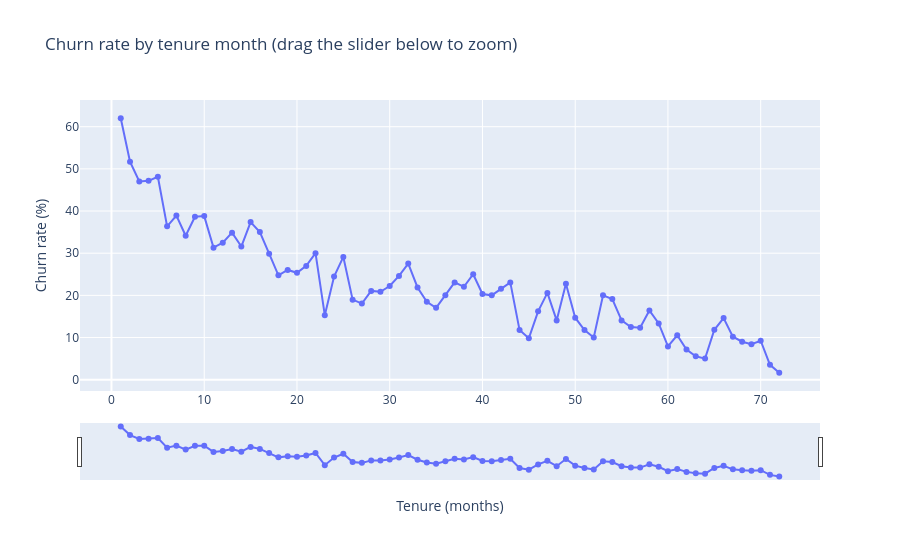

Here is the notebook cell this chart was saved with:
### Markdown cell above
### 15. Interactive line chart with a range slider

### Code cell
fig = px.line(by_tenure, x="tenure", y="churn_rate", markers=True,
              title="Churn rate by tenure month (drag the slider below to zoom)",
              labels={"tenure": "Tenure (months)", "churn_rate": "Churn rate (%)"})
fig.update_xaxes(rangeslider_visible=True)
save_html(fig, "15_line_range_slider")

### Figure 1 — Plotly figure (JSON) as saved in the notebook; plotly's stock layout.template omitted (floating-point values rounded to 4 significant figures)
{"data": [{"hovertemplate": "Tenure (months)=%{x}<br>Churn rate (%)=%{y}<extra></extra>", "legendgroup": "", "line": {"color": "#636efa", "dash": "solid"}, "marker": {"symbol": "circle"}, "mode": "lines+markers", "name": "", "orientation": "v", "showlegend": false, "type": "scatter", "x": [1, 2, 3, 4, 5, 6, 7, 8, 9, 10, 11, 12, 13, 14, 15, 16, 17, 18, 19, 20, 21, 22, 23, 24, 25, 26, 27, 28, 29, 30, 31, 32, 33, 34, 35, 36, 37, 38, 39, 40, 41, 42, 43, 44, 45, 46, 47, 48, 49, 50, 51, 52, 53, 54, 55, 56, 57, 58, 59, 60, 61, 62, 63, 64, 65, 66, 67, 68, 69, 70, 71, 72], "xaxis": "x", "y": [61.99, 51.68, 47.0, 47.16, 48.12, 36.36, 38.93, 34.15, 38.66, 38.79, 31.31, 32.48, 34.86, 31.58, 37.37, 35.0, 29.89, 24.74, 26.03, 25.35, 26.98, 30.0, 15.29, 24.47, 29.11, 18.99, 18.06, 21.05, 20.83, 22.22, 24.62, 27.54, 21.88, 18.46, 17.05, 20.0, 23.08, 22.03, 25.0, 20.31, 20.0, 21.54, 23.08, 11.76, 9.836, 16.22, 20.59, 14.06, 22.73, 14.71, 11.76, 10.0, 20.0, 19.12, 14.06, 12.5, 12.31, 16.42, 13.33, 7.895, 10.53, 7.143, 5.556, 5.0, 11.84, 14.61, 10.2, 9.0, 8.421, 9.244, 3.529, 1.657], "yaxis": "y"}], "layout": {"legend": {"tracegroupgap": 0}, "title": {"text": "Churn rate by tenure month (drag the slider below to zoom)"}, "xaxis": {"anchor": "y", "domain": [0, 1], "rangeslider": {"visible": true}, "title": {"text": "Tenure (months)"}}, "yaxis": {"anchor": "x", "domain": [0, 1], "title": {"text": "Churn rate (%)"}}}}
